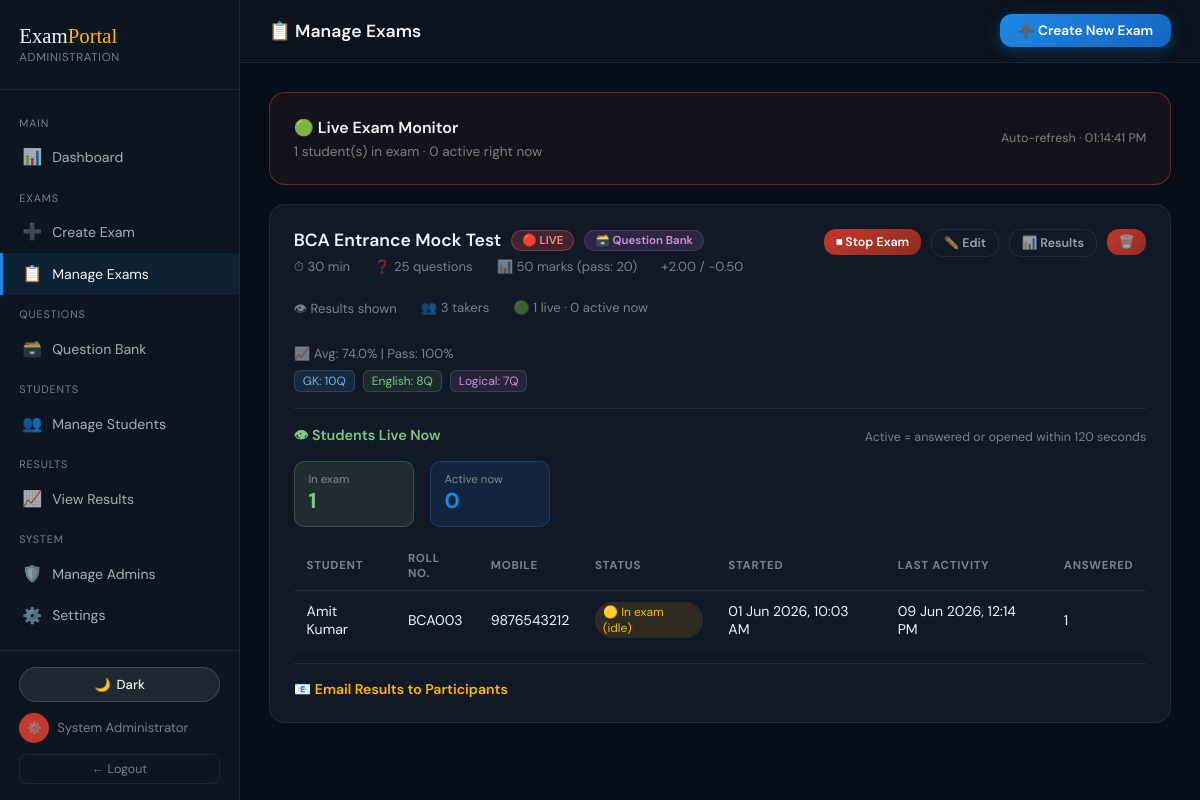
Screenshot of /admin/manage_exams.php (signed in) with the database file from the repository.
### tables this page shows
CREATE TABLE IF NOT EXISTS exams (
    id INT AUTO_INCREMENT PRIMARY KEY,
    title VARCHAR(255) NOT NULL,
    description TEXT,
    duration_minutes INT NOT NULL DEFAULT 30,
    total_marks INT NOT NULL,
    passing_marks INT NOT NULL,
    marks_per_correct DECIMAL(5,2) DEFAULT 2.00,
    negative_marks DECIMAL(5,2) DEFAULT 0.00,
    total_questions INT NOT NULL DEFAULT 25,
    gk_questions INT DEFAULT 0,
    english_questions INT DEFAULT 0,
    logical_questions INT DEFAULT 0,
    question_source ENUM('bank','gemini','groq') DEFAULT 'bank',
    api_key VARCHAR(500),
    api_model VARCHAR(100),
    instructions TEXT,
    show_results TINYINT(1) NOT NULL DEFAULT 1,
    is_active TINYINT(1) DEFAULT 0,
    is_started TINYINT(1) DEFAULT 0,
    started_at TIMESTAMP NULL,
    expires_at TIMESTAMP NULL,
    created_by INT,
    created_at TIMESTAMP DEFAULT CURRENT_TIMESTAMP,
    FOREIGN KEY (created_by) REFERENCES admin_users(id)
);

CREATE TABLE IF NOT EXISTS students (
    id INT AUTO_INCREMENT PRIMARY KEY,
    full_name VARCHAR(200) NOT NULL,
    mobile VARCHAR(15) NOT NULL UNIQUE,
    dob DATE NOT NULL,
    email VARCHAR(200),
    roll_number VARCHAR(50) UNIQUE,
    photo VARCHAR(255),
    is_active TINYINT(1) DEFAULT 1,
    created_at TIMESTAMP DEFAULT CURRENT_TIMESTAMP
);

### includes/exams.php (called while the page is built, shortened)
<?php
function examLiveActivitySeconds(): int
{
    return 120;
}
function formatExamLiveTimestamp(?string $timestamp): ?string
{
    $ts = strtotime($timestamp);
    return date('d M Y, h:i A', $ts);
}
function classifyExamLiveStudent(array $row, int $thresholdSeconds): array
{
    $now = time();
    $startedTs = strtotime((string) $row['started_at']) ?: 0;
    $lastActivity = $row['last_activity'] ?? null;
    $lastTs = $lastActivity ? (strtotime((string) $lastActivity) ?: 0) : 0;
    $referenceTs = max($startedTs, $lastTs);
    $secondsAgo = $referenceTs > 0 ? max(0, $now - $referenceTs) : 9999;
    $isActiveNow = $secondsAgo <= $thresholdSeconds;
    return [
        'session_id'      => (int) $row['session_id'],
        'student_id'      => (int) $row['student_id'],
        'full_name'       => $row['full_name'] ?? '',
        'roll_number'     => $row['roll_number'] ?? '',
        'mobile'          => $row['mobile'] ?? '',
        'started_at'      => $row['started_at'] ?? null,
        'started_label'   => formatExamLiveTimestamp($row['started_at'] ?? null),
        'last_activity'   => $lastActivity,
        'last_label'      => formatExamLiveTimestamp($lastActivity),
        'answered_count'  => (int) ($row['answered_count'] ?? 0),
        'ip_address'      => $row['ip_address'] ?? '',
        'status'          => $isActiveNow ? 'active' : 'idle',
        'status_label'    => $isActiveNow ? 'Active now' : 'In exam (idle)',
        'seconds_since'   => $secondsAgo,
    ];
}
function getExamLiveStudents(mysqli $db, int $examId): array
{
    $stmt = $db->prepare(
        'SELECT
            ses.id AS session_id,
            s.id AS student_id,
            s.full_name,
            s.roll_number,
            s.mobile,
            ses.started_at,
            ses.ip_address,
            (
                SELECT MAX(sa.answered_at)
                FROM student_answers sa
                WHERE sa.session_id = ses.id
            ) AS last_activity,
            (
                SELECT COUNT(*)
                FROM student_answers sa
                WHERE sa.session_id = ses.id AND sa.selected_answer IS NOT NULL
            ) AS answered_count
        FROM student_exam_sessions ses
        INNER JOIN students s ON s.id = ses.student_id
        WHERE ses.exam_id = ?
          AND ses.started_at IS NOT NULL
          AND ses.submitted_at IS NULL
        ORDER BY COALESCE(last_activity, ses.started_at) DESC, s.full_name ASC'
    );
    $stmt->bind_param('i', $examId);
    $stmt->execute();
    $result = $stmt->get_result();
    $threshold = examLiveActivitySeconds();
    $students = [];
    $activeNow = 0;
    while ($row = $result->fetch_assoc()) {
        $student = classifyExamLiveStudent($row, $threshold);
        $students[] = $student;
    }
    return [
        'live_count'       => count($students),
        'active_now_count' => $activeNow,
        'students'         => $students,
    ];
}
function getLiveExamsMonitor(mysqli $db, ?int $examId = null): array
{
    $params = [];
    $sql = 'SELECT id, title, is_started, duration_minutes, started_at
            FROM exams
            WHERE is_started = 1';
    $sql .= ' ORDER BY started_at DESC';
    if ($params) {
        $stmt = $db->prepare($sql);
        $stmt->bind_param('i', $examId);
        $stmt->execute();
        $examRows = $stmt->get_result();
    } else {
        $examRows = $db->query($sql);
    }
    $exams = [];
    $totalLive = 0;
    $totalActiveNow = 0;
    while ($exam = $examRows->fetch_assoc()) {
        $live = getExamLiveStudents($db, (int) $exam['id']);
        $totalLive += $live['live_count'];
        $totalActiveNow += $live['active_now_count'];
        $exams[] = [
            'exam_id'          => (int) $exam['id'],
            'title'            => $exam['title'],
            'duration_minutes' => (int) $exam['duration_minutes'],
            'live_count'       => $live['live_count'],
            'active_now_count' => $live['active_now_count'],
            'students'         => $live['students'],
        ];
    }
    return [
        'refreshed_at'            => date('c'),
        'activity_window_seconds' => examLiveActivitySeconds(),
        'total_live'              => $totalLive,
        'total_active_now'        => $totalActiveNow,
        'exams'                   => $exams,
    ];
}

### admin/manage_exams.php (the view, shortened to what this page needs)
<?php
$db = getDB();
$exams = $db->query("
    SELECT e.*,
        (SELECT COUNT(*) FROM student_exam_sessions ses WHERE ses.exam_id=e.id AND ses.started_at IS NOT NULL) as sessions_count,
        (SELECT COUNT(*) FROM exam_results er WHERE er.exam_id=e.id) as results_count,
        (SELECT COUNT(*) FROM exam_results er4 JOIN students s4 ON s4.id=er4.student_id
            WHERE er4.exam_id=e.id AND s4.email IS NOT NULL AND s4.email != '') as email_ready_count,
        (SELECT ROUND(AVG(er2.percentage),1) FROM exam_results er2 WHERE er2.exam_id=e.id) as avg_score,
        (SELECT ROUND(AVG(er3.is_passed)*100,0) FROM exam_results er3 WHERE er3.exam_id=e.id) as pass_rate
    FROM exams e ORDER BY e.created_at DESC
");
$liveMonitor = getLiveExamsMonitor($db);
$liveByExamId = [];
foreach ($liveMonitor['exams'] as $liveExam) {
    $liveByExamId[(int) $liveExam['exam_id']] = $liveExam;
}
include __DIR__ . '/layout_head.php';
?>
<div class="content">
  <div class="topbar">
    <div class="page-title">📋 Manage Exams</div>
    <a href="create_exam.php"><button class="btn btn-primary">➕ Create New Exam</button></a>
  </div>
  <div class="page-body">
    <?php if (!empty($liveMonitor['exams'])): ?>
    <div class="card live-summary-card" style="margin-bottom:1.2rem;border:1px solid rgba(255,82,82,.35);background:rgba(255,82,82,.06)">
      <div style="display:flex;justify-content:space-between;align-items:center;gap:1rem;flex-wrap:wrap">
        <div>
          <div style="font-size:1rem;font-weight:600;margin-bottom:.35rem">🟢 Live Exam Monitor</div>
          <div style="font-size:.85rem;color:var(--muted)">
            <span id="liveSummaryLive"><?= (int) $liveMonitor['total_live'] ?></span> student(s) in exam ·
            <span id="liveSummaryActive"><?= (int) $liveMonitor['total_active_now'] ?></span> active right now
          </div>
        </div>
        <div style="font-size:.78rem;color:var(--muted)">
          Auto-refresh · <span id="liveSummaryUpdated"><?= htmlspecialchars(date('h:i:s A')) ?></span>
        </div>
      </div>
    </div>
    <?php endif; ?>
    <?php while ($exam = $exams->fetch_assoc()): ?>
    <?php $liveExam = $liveByExamId[(int) $exam['id']] ?? null; ?>
    <div class="card" style="margin-bottom:1.2rem">
      <div style="display:flex;justify-content:space-between;align-items:flex-start;flex-wrap:wrap;gap:1rem">
        <div style="flex:1;min-width:0">
          <div style="display:flex;align-items:center;gap:10px;margin-bottom:.4rem;flex-wrap:wrap">
            <h3 style="font-size:1.1rem;font-weight:600"><?= htmlspecialchars($exam['title']) ?></h3>
            <?php if ($exam['is_started']): ?>
              <span class="badge" style="background:rgba(255,82,82,.2);border:1px solid rgba(255,82,82,.4);color:#ff8a80;animation:pulse 1.5s infinite">🔴 LIVE</span>
            <?php elseif ($exam['is_active']): ?>
              <span class="badge badge-active">✅ Active</span>
            <?php else: ?>
              <span class="badge badge-inactive">⏸ Inactive</span>
            <?php endif; ?>
            <span class="badge badge-<?= $exam['question_source'] ?>">
              <?= ['bank'=>'🗃️ Question Bank','gemini'=>'✨ Gemini AI','groq'=>'⚡ Groq AI'][$exam['question_source']] ?>
            </span>
          </div>
          <div style="display:flex;gap:1.5rem;font-size:.82rem;color:var(--muted);flex-wrap:wrap">
            <span>⏱ <?= $exam['duration_minutes'] ?> min</span>
            <span>❓ <?= $exam['total_questions'] ?> questions</span>
            <span>📊 <?= $exam['total_marks'] ?> marks (pass: <?= $exam['passing_marks'] ?>)</span>
            <span>+<?= $exam['marks_per_correct'] ?> / -<?= $exam['negative_marks'] ?></span>
            <span><?= (int)($exam['show_results'] ?? 1) === 1 ? '👁 Results shown' : '🔒 Results hidden' ?></span>
            <span>👥 <?= $exam['sessions_count'] ?> takers</span>
            <?php if ($exam['is_started']): ?>
            <span class="live-meta-count" data-exam-id="<?= (int) $exam['id'] ?>">
              🟢 <?= (int) ($liveExam['live_count'] ?? 0) ?> live ·
              <?= (int) ($liveExam['active_now_count'] ?? 0) ?> active now
            </span>
            <?php endif; ?>
            <?php if($exam['results_count']>0): ?>
            <span>📈 Avg: <?= $exam['avg_score'] ?>% | Pass: <?= $exam['pass_rate'] ?>%</span>
            <?php endif; ?>
          </div>
          <?php if ($exam['gk_questions'] || $exam['english_questions'] || $exam['logical_questions']): ?>
          <div style="display:flex;gap:.5rem;margin-top:.5rem;flex-wrap:wrap">
            <?php if($exam['gk_questions']): ?><span style="font-size:.75rem;background:rgba(100,181,246,.1);border:1px solid rgba(100,181,246,.2);border-radius:6px;padding:2px 8px;color:#64b5f6">GK: <?= $exam['gk_questions'] ?>Q</span><?php endif; ?>
            <?php if($exam['english_questions']): ?><span style="font-size:.75rem;background:rgba(129,199,132,.1);border:1px solid rgba(129,199,132,.2);border-radius:6px;padding:2px 8px;color:#81c784">English: <?= $exam['english_questions'] ?>Q</span><?php endif; ?>
            <?php if($exam['logical_questions']): ?><span style="font-size:.75rem;background:rgba(206,147,216,.1);border:1px solid rgba(206,147,216,.2);border-radius:6px;padding:2px 8px;color:#ce93d8">Logical: <?= $exam['logical_questions'] ?>Q</span><?php endif; ?>
          </div>
          <?php endif; ?>
        </div>
        <div style="display:flex;gap:.6rem;flex-wrap:wrap;flex-shrink:0">
          <?php if ($exam['is_started']): ?>
            <form method="POST" onsubmit="return confirm('Stop exam and auto-submit all active students?')">
              <button class="btn btn-danger btn-sm" type="submit">⏹ Stop Exam</button>
            </form>
          <?php endif; ?>
          <a href="edit_exam.php?id=<?= $exam['id'] ?>"><button class="btn btn-outline btn-sm" type="button">✏️ Edit</button></a>
          <a href="results.php?exam_id=<?= $exam['id'] ?>"><button class="btn btn-outline btn-sm">📊 Results</button></a>
          <form method="POST" onsubmit="return confirm('DELETE this exam and ALL its data? This cannot be undone!')">
            <button class="btn btn-danger btn-sm" type="submit">🗑️</button>
          </form>
        </div>
      </div>
      <?php if ((int) $exam['is_started']): ?>
      <div class="live-exam-panel" data-exam-id="<?= (int) $exam['id'] ?>"
           style="margin-top:1rem;border-top:1px solid var(--border);padding-top:1rem">
        <div style="display:flex;justify-content:space-between;align-items:center;gap:.75rem;flex-wrap:wrap;margin-bottom:.75rem">
          <div style="font-size:.9rem;font-weight:600;color:#81c784">
            👁 Students Live Now
          </div>
          <div style="font-size:.78rem;color:var(--muted)">
            Active = answered or opened within <?= (int) examLiveActivitySeconds() ?> seconds
          </div>
        </div>
        <div class="live-exam-stats" style="display:flex;gap:1rem;flex-wrap:wrap;margin-bottom:.9rem">
          <div style="min-width:120px;padding:.65rem .85rem;border-radius:10px;background:rgba(129,199,132,.12);border:1px solid rgba(129,199,132,.25)">
            <div style="font-size:.72rem;color:var(--muted)">In exam</div>
            <div class="live-count-total" style="font-size:1.35rem;font-weight:700;color:#81c784">
              <?= (int) ($liveExam['live_count'] ?? 0) ?>
            </div>
          </div>
          <div style="min-width:120px;padding:.65rem .85rem;border-radius:10px;background:rgba(30,136,229,.12);border:1px solid rgba(30,136,229,.25)">
            <div style="font-size:.72rem;color:var(--muted)">Active now</div>
            <div class="live-count-active" style="font-size:1.35rem;font-weight:700;color:var(--sky)">
              <?= (int) ($liveExam['active_now_count'] ?? 0) ?>
            </div>
          </div>
        </div>
        <div class="live-student-list">
          <?php if (!empty($liveExam['students'])): ?>
          <div style="overflow-x:auto">
            <table class="tbl" style="font-size:.82rem">
              <thead>
                <tr>
                  <th>Student</th>
                  <th>Roll No.</th>
                  <th>Mobile</th>
                  <th>Status</th>
                  <th>Started</th>
                  <th>Last activity</th>
                  <th>Answered</th>
                </tr>
              </thead>
              <tbody>
                <?php foreach ($liveExam['students'] as $liveStudent): ?>
                <tr>
                  <td><?= htmlspecialchars($liveStudent['full_name']) ?></td>
                  <td><?= htmlspecialchars($liveStudent['roll_number'] ?: '—') ?></td>
                  <td><?= htmlspecialchars($liveStudent['mobile'] ?: '—') ?></td>
                  <td>
                    <span class="live-status-badge live-status-<?= htmlspecialchars($liveStudent['status']) ?>">
                      <?= $liveStudent['status'] === 'active' ? '🟢' : '🟡' ?>
                      <?= htmlspecialchars($liveStudent['status_label']) ?>
                    </span>
                  </td>
                  <td><?= htmlspecialchars($liveStudent['started_label'] ?? '—') ?></td>
                  <td><?= htmlspecialchars($liveStudent['last_label'] ?? '—') ?></td>
                  <td><?= (int) $liveStudent['answered_count'] ?></td>
                </tr>
                <?php endforeach; ?>
              </tbody>
            </table>
          </div>
          <?php else: ?>
          <div class="live-empty" style="font-size:.85rem;color:var(--muted);padding:.75rem 0">
            No students are in this exam right now. Counts refresh automatically when someone starts.
          </div>
          <?php endif; ?>
        </div>
      </div>
      <?php endif; ?>
      <?php if ((int) $exam['results_count'] > 0): ?>
      <details class="exam-panel-details" style="margin-top:.8rem;border-top:1px solid var(--border);padding-top:1rem">
        <summary style="cursor:pointer;font-size:.88rem;font-weight:600;color:var(--accent)">📧 Email Results to Participants</summary>
      </details>
      <?php endif; ?>
    </div>
    <?php endwhile; ?>
  </div>
</div>
</div>
</body></html>

### rows the page displays
exams: title "BCA Entrance Mock Test", is_started "🔴 LIVE", question_source "🗃️ Question Bank", duration_minutes "30", total_questions "25", total_marks "50", passing_marks "20", marks_per_correct "2.00", negative_marks "0.50", show_results "👁 Results shown", sessions_count "3", id "1", id "0", avg_score "74.0", pass_rate "100", gk_questions "10", english_questions "8", logical_questions "7"

### other values shown
$_SESSION['admin_name'] "System Administrator"
$liveMonitor['total_live'] "1"
$liveMonitor['total_active_now'] "0"
$liveStudent['full_name'] "Amit Kumar"
$liveStudent['roll_number'] ?: '—' "BCA003"
$liveStudent['mobile'] ?: '—' "9876543212"
$liveStudent['status_label'] "In exam (idle)"
$liveStudent['started_label'] "01 Jun 2026, 10:03 AM"
$liveStudent['last_label'] "09 Jun 2026, 12:14 PM"
$liveStudent['answered_count'] "1"
